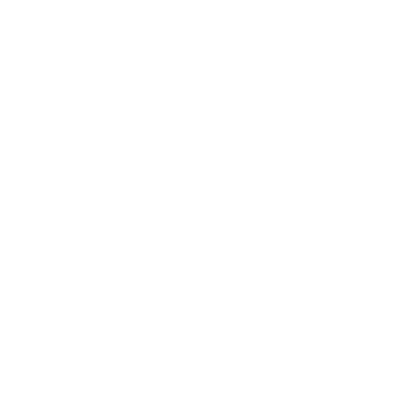
Frame 1 (no input)
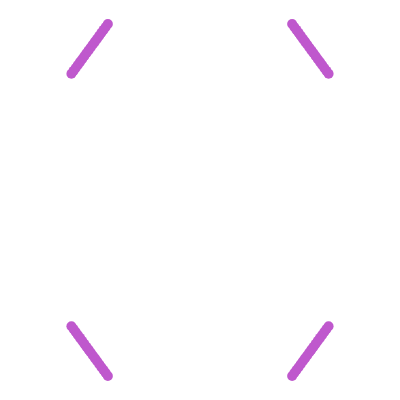
Frame 60 (no input)
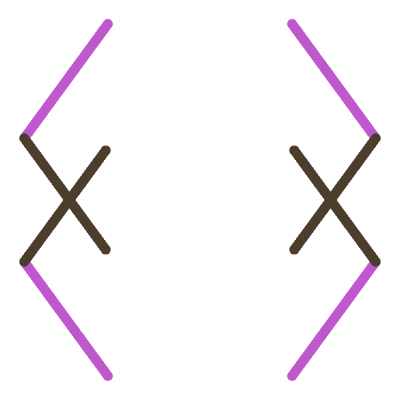
Frame 120 (the mouse pressed at the canvas centre since frame 60)

The p5.js sketch that drew these frames (run headless with seeded random() and noise() and a simulated clock; from frame 60 on, the mouse is pressed at the canvas centre):

// p5.js sketch
// ── sketch.js
let x = 200;
let y = 150;
let ellipseSize = 10;
let speedX;
let speedY;
let col;;

function setup() {
  createCanvas(400, 400);
  noStroke();

  col = color (255, 255, 255)
  speedX = random(-5., 5.);
  speedY = random(-5., 5.);
}

function draw() {

  x = x + speedX;
  y = y + speedY;


  if ((x > width-25) || (x < 0+25)) {
    speedX = (speedX * -1);
    col = color (random(255), random(255), random(255));
  }


  if ((y > height-25) || (y < 0+25)) {
    speedY = speedY * -1;
    col = color (random(255), random(255), random(255));
  }
  fill(col);
  ellipse(x, y, ellipseSize, ellipseSize);

  let x2 = map (x, 0, width, width, 0);
  let y2 = map (y, 0, width, width, 0);

  ellipse(x2, y, ellipseSize, ellipseSize);
  ellipse(x, y2, ellipseSize, ellipseSize);
  ellipse(x2, y2, ellipseSize, ellipseSize);

}
